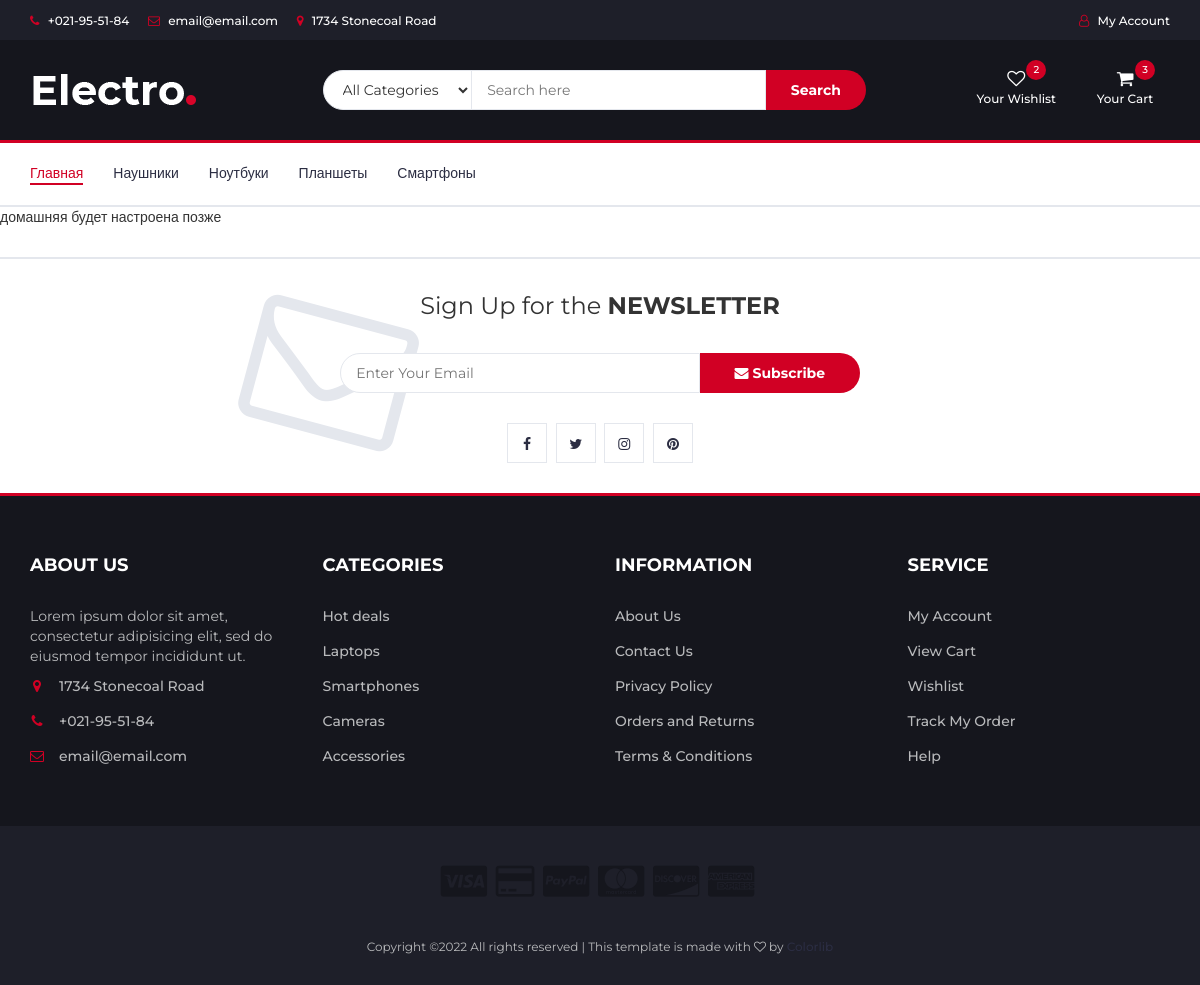
The page / on the database its author committed.
### store/models.py (models this page shows, shortened)
class Category(models.Model):
    name = models.CharField(max_length=100, db_index=True, verbose_name='Категория')
    slug = models.SlugField(db_index=True, unique=True)
    class Meta:
        verbose_name = 'Категория(ю)'
        verbose_name_plural = 'Категории'
    def get_absolute_url(self):
        return reverse('bycategory', kwargs={'slug': self.slug})

### store/views.py (the view)
# urls.py: path('', index, name='home'),
def index(request):
    return render(request, 'store/index.html')

### store/templatetags/store_tags.py (called while the page is built)
@register.simple_tag()
def get_categories():
    return Category.objects.filter().annotate(cnt=Count('products', filter=F('products__is_available'))).filter(cnt__gt=0)

### store/templates/store/index.html
{% extends 'base.html' %}
{% block content %}
домашняя будет настроена позже
{% endblock %}

### templates/inc/_navigation.html
{% load store_tags %}
<nav id="navigation">
    <div class="container">
        <div id="responsive-nav">
            <ul class="main-nav nav navbar-nav">
                {% if request.path == '/' %}
                <li class="active"><a href="{% url 'home' %}">Главная</a></li>
                {% else %}
                <li><a href="{% url 'home' %}">Главная</a></li>
                {% endif %}
                {% get_categories as categories %}
                {% for cat in categories %}
                {% if request.path == cat.get_absolute_url %}
                <li class="active"><a href="{{ cat.get_absolute_url }}"> {{ cat.name }}</a></li>
                {% else %}
                <li><a href="{{ cat.get_absolute_url }}"> {{ cat.name }}</a></li>
                {% endif %}
                {% endfor %}
            </ul>
        </div>
    </div>
</nav>

### electro/static/css/style.css (style rules this page uses)
body { font-family: 'Montserrat', sans-serif; font-weight: 400; color: #333; }
a { color: #2B2D42; font-weight: 500; -webkit-transition: 0.2s color; transition: 0.2s color; }
ul, ol { margin: 0; padding: 0; list-style: none }
#navigation { background: #FFF; border-bottom: 2px solid #E4E7ED; border-top: 3px solid #D10024; }
.main-nav>li+li { margin-left: 30px }
.main-nav>li>a { padding: 20px 0px; }
.main-nav>li>a:hover, .main-nav>li>a:focus, .main-nav>li.active>a { color: #D10024; background-color: transparent; }
.main-nav>li>a:after { content: ""; display: block; width: 0%; height: 2px; background-color: #D10024; -webkit-transition: 0.2s all; transition: 0.2s all; }
.main-nav>li>a:hover:after, .main-nav>li>a:focus:after, .main-nav>li.active>a:after { width: 100%; }

### rows shown on the page
Category: name "Наушники"
Category: name "Ноутбуки"
Category: name "Планшеты"
Category: name "Смартфоны"
